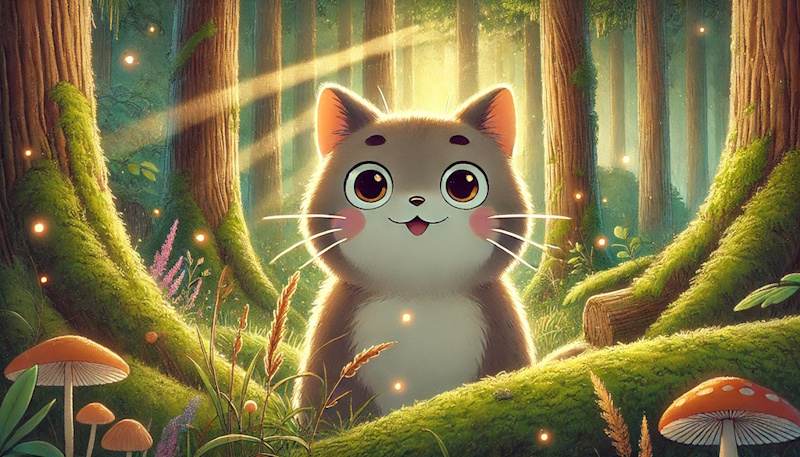
#> input picture cat.jpeg, 800 x 457 px, given in place of the camera
$ jupyter execute ex28_opencv.ipynb   (text cells are left out)
#> lines starting #> are read from the running program, lines starting #| are printed output that depends on the picture
[cell 1]
#로드
import cv2

import numpy as np

[cell 2]
cap = cv2.VideoCapture(0)
while True:
    ret, img = cap.read() # 웹캠화면은 하나씩 로드 ret - 결과 , img - 실제 이미지
#> img is the input picture: shape (457, 800, 3); mean B, G, R 73.6, 117.6, 129
    if not ret: break

    cv2.imshow('webcam', img)
    if cv2.waitKey(10) == ord('q'):break
#> (key q is pressed here)

cap.release() # 메모리 정리
cv2.destroyAllWindows()
cv2.waitKey(1)

[cell 3]
import time
cap = cv2.VideoCapture(0)
cap.set(cv2.CAP_PROP_FRAME_WIDTH, 1280)
cap.set(cv2.CAP_PROP_FRAME_HEIGHT, 720)
prev_time = 0


while True:
    ret, img = cap.read()
    if not ret: break
    curr_time = time.time() # 프레임 출력시간
    #fps 계산
    if prev_time != 0 :
        fps = 1/(curr_time - prev_time)
    else:
        fps = 0
    prev_time = curr_time
    #출력할 텍스트
    fps_text = f'FPS : {int(fps)}'
     # 이미지 위에 표시
    cv2.putText(img,fps_text,(100,100), cv2.FONT_HERSHEY_SIMPLEX, 1,(0,255,0), 2)
    cv2.imshow('webcam', img)

    if cv2.waitKey(10) == ord('q'):break
#> (key q is pressed here)

cap.release() # 메모리 정리
cv2.destroyAllWindows()
cv2.waitKey(1)

[cell 4]
# 동영상 순간 저장 기능
cap = cv2.VideoCapture(0)
cap.set(cv2.CAP_PROP_FRAME_WIDTH, 1280)
cap.set(cv2.CAP_PROP_FRAME_HEIGHT, 720)
prev_time = 0


while True:
    ret, img = cap.read()
    if not ret: break
    curr_time = time.time() # 프레임 출력시간
    #fps 계산
    if prev_time != 0 :
        fps = 1/(curr_time - prev_time)
    else:
        fps = 0
    prev_time = curr_time
    #출력할 텍스트
    fps_text = f'FPS : {int(fps)}'
     # 이미지 위에 표시
    cv2.putText(img,fps_text,(100,100), cv2.FONT_HERSHEY_SIMPLEX, 1,(0,255,0), 2)
    cv2.imshow('webcam', img)

    key = cv2.waitKey(1)
#> (key q is pressed here)
    if key == ord('q'): break
    elif key == ord('s'):
        filename = time.strftime('snapshot_%y%m%d%H%M%s.jpg')#day6 밑에 만들어짐
        cv2.imwrite(filename, img)
        print(f'{filename} 스냅샷 저장')

cap.release() # 메모리 정리
cv2.destroyAllWindows()
cv2.waitKey(1)

[cell 5]
# 해상도 조절 가능
cap = cv2.VideoCapture(0)

if not cap.isOpened():
    raise RuntimeError('웹캠 오픈 실패')
cap.set(cv2.CAP_PROP_FRAME_WIDTH, 1280)
cap.set(cv2.CAP_PROP_FRAME_HEIGHT, 720)
prev_time = 0


real_w = cap.get(cv2.CAP_PROP_FRAME_WIDTH)
real_h = cap.get(cv2.CAP_PROP_FRAME_HEIGHT)

while True:
    ret, img = cap.read()
    if not ret: break
    curr_time = time.time() # 프레임 출력시간
    #fps 계산
    if prev_time != 0 :
        fps = 1/(curr_time - prev_time)
    else:
        fps = 0
    prev_time = curr_time
    #출력할 텍스트
    fps_text = f'FPS : {int(fps)}'
    res_text = f'{int(real_w)} X {int(real_h)}'
     # 이미지 위에 표시
    cv2.putText(img,fps_text,(50,50), cv2.FONT_HERSHEY_SIMPLEX, 1,(0,255,0), 2)
    cv2.putText(img,res_text,(50,100), cv2.FONT_HERSHEY_SIMPLEX, 1,(0,255,0), 2)
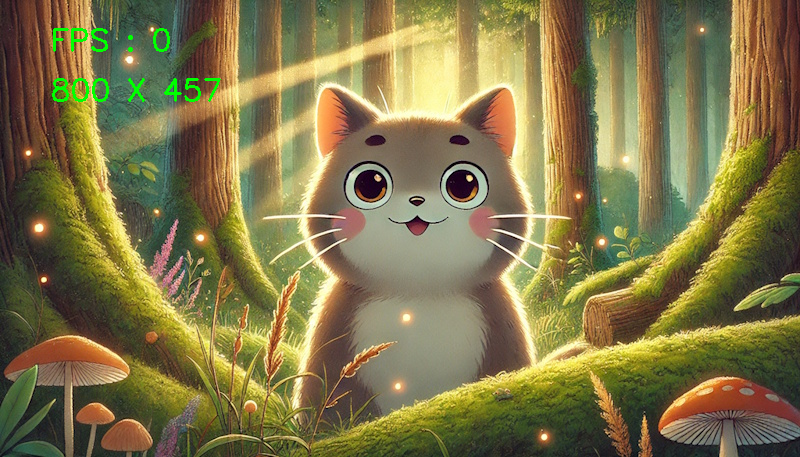
#> img: shape (457, 800, 3); mean B, G, R 73.3, 118.3, 128.4
    cv2.imshow('webcam', img)

    key = cv2.waitKey(1)
#> (key q is pressed here)
    if key == ord('q'): break
    elif key == ord('s'):
        filename = time.strftime('snapshot_%y%m%d%H%M%s.jpg')#day6 밑에 만들어짐
        cv2.imwrite(filename, img)
        print(f'{filename} 스냅샷 저장')

cap.release() # 메모리 정리
cv2.destroyAllWindows()
cv2.waitKey(1)

[cell 6]
# 토글 기능 추가
cap = cv2.VideoCapture(0)

if not cap.isOpened():
    raise RuntimeError('웹캠 오픈 실패')
cap.set(cv2.CAP_PROP_FRAME_WIDTH, 1280)
cap.set(cv2.CAP_PROP_FRAME_HEIGHT, 720)
prev_time = 0

show_info = False # 정보표시 여부
real_w = cap.get(cv2.CAP_PROP_FRAME_WIDTH)
real_h = cap.get(cv2.CAP_PROP_FRAME_HEIGHT)

while True:
    ret, img = cap.read()
    if not ret: break
    curr_time = time.time()

    if prev_time != 0 :
        fps = 1/(curr_time - prev_time)
    else:
        fps = 0
    prev_time = curr_time

    fps_text = f'FPS : {int(fps)}'
    res_text = f'{int(real_w)} X {int(real_h)}'
    if show_info :
        cv2.putText(img,fps_text,(50,50), cv2.FONT_HERSHEY_SIMPLEX, 1,(0,255,0), 2)
        cv2.putText(img,res_text,(50,100), cv2.FONT_HERSHEY_SIMPLEX, 1,(0,255,0), 2)
        cv2.imshow('webcam', img)
    else:
        cv2.imshow('webcam', img)


    key = cv2.waitKey(1)
#> (key q is pressed here)
    if key == ord('q'): break
    elif key == ord('s'):
        filename = time.strftime('snapshot_%y%m%d%H%M%s.jpg')#day6 밑에 만들어짐
        cv2.imwrite(filename, img)
        print(f'{filename} 스냅샷 저장')
    elif key == 9:# 탭 아스키 코드번호
        show_info = not show_info

        print('탭')

cap.release()
cv2.destroyAllWindows()
cv2.waitKey(1)

[cell 7]
import cv2
import time  # 추가: time 모듈 임포트

# haar cascade 파일로드
# 현재 설치된 OpenCV의 공식 데이터를 가져옵니다.
face_cascade = cv2.CascadeClassifier('haarcascade_frontalface_alt.xml')
smile_cascade = cv2.CascadeClassifier('haarcascade_smile.xml')

# 로드 확인
cap = cv2.VideoCapture(0)
if not cap.isOpened():
    raise RuntimeError('웹캠 오픈 실패')

cap.set(cv2.CAP_PROP_FRAME_WIDTH, 1280)
cap.set(cv2.CAP_PROP_FRAME_HEIGHT, 720)

prev_time = 0
show_info = False

# 실제 해상도 읽기
real_w = cap.get(cv2.CAP_PROP_FRAME_WIDTH)
real_h = cap.get(cv2.CAP_PROP_FRAME_HEIGHT)

while True:
    ret, img = cap.read()
    if not ret: break
    curr_time = time.time()

    if prev_time != 0 :
        fps = 1/(curr_time - prev_time)
    else:
        fps = 0
    prev_time = curr_time

    gray = cv2.cvtColor(img, cv2.COLOR_BGR2GRAY)
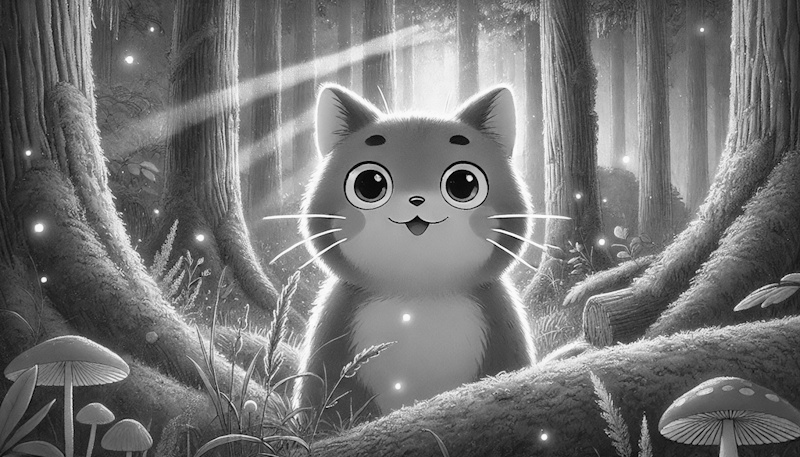
#> gray: shape (457, 800); min 0, max 254, mean 116

    fps_text = f'FPS : {int(fps)}'
    res_text = f'{int(real_w)} X {int(real_h)}'
    if show_info :
        cv2.putText(img,fps_text,(50,50), cv2.FONT_HERSHEY_SIMPLEX, 1,(0,255,0), 2)
        cv2.putText(img,res_text,(50,100), cv2.FONT_HERSHEY_SIMPLEX, 1,(0,255,0), 2)

    face_list = face_cascade.detectMultiScale(gray, scaleFactor=1.1, minNeighbors=7, minSize=(150, 150))
#> face_list = ()
    # 검출된 물체를 표시
    # scaleFactor = 이미지를 몇 배씩 줄여가면 탐색할지 지정하는 값
    # 얼굴은 1.1~1.3 사이에서 검출하면 적당함, 미소는 1.5~1.8이 적당
    # minNeughbors : 후보영역을 진짜 객체로 인정하려면 주변에서 몇 번이나 겹쳐 검출해야 하는지 횟수를 지정
    for(x,y,w,h) in face_list:
        cv2.rectangle(img,(x,y),(x+w, y+h),(0,255,0), 2)
        face_roi_gray = gray[y:y+h, x:x+w]
        face_roi_color = img[y:y+h, x:x+w]
        smiles = smile_cascade.detectMultiScale(face_roi_gray, scaleFactor=1.8, minNeighbors=30)
        for (sx, sy, sw, sh) in smiles:
            # 웃음 사각형 표시 (노란색)
            cv2.rectangle(face_roi_color, (sx, sy), (sx+sw, sy+sh), (0, 255, 255), 2)
#> this loop made 0 passes

    cv2.imshow('webcam', img)


    key = cv2.waitKey(1)
#> (key q is pressed here)
    if key == ord('q'): break
    elif key == ord('s'):
        filename = time.strftime('snapshot_%y%m%d%H%M%s.jpg')#day6 밑에 만들어짐
        cv2.imwrite(filename, img)
        print(f'{filename} 스냅샷 저장')
    elif key == 9:# 탭 아스키 코드번호
        show_info = not show_info
        print('탭')

cap.release()
cv2.destroyAllWindows()
cv2.waitKey(1)
#> Out = 113

[cell 8]
import cv2
import time


face_cascade = cv2.CascadeClassifier('haarcascade_frontalface_alt.xml')
smile_cascade = cv2.CascadeClassifier('haarcascade_smile.xml')


cap = cv2.VideoCapture(0)
if not cap.isOpened():
    raise RuntimeError('웹캠 오픈 실패')

cap.set(cv2.CAP_PROP_FRAME_WIDTH, 1280)
cap.set(cv2.CAP_PROP_FRAME_HEIGHT, 720)

prev_time = 0
show_info = False

# 실제 해상도 읽기
real_w = cap.get(cv2.CAP_PROP_FRAME_WIDTH)
#> real_w = 800
real_h = cap.get(cv2.CAP_PROP_FRAME_HEIGHT)
#> real_h = 457

while True:
    ret, img = cap.read()
    if not ret: break
    curr_time = time.time()

    if prev_time != 0 :
        fps = 1/(curr_time - prev_time)
    else:
        fps = 0
    prev_time = curr_time

    gray = cv2.cvtColor(img, cv2.COLOR_BGR2GRAY)

    fps_text = f'FPS : {int(fps)}'
    res_text = f'{int(real_w)} X {int(real_h)}'
#> res_text = '800 X 457'
    if show_info :
        cv2.putText(img,fps_text,(50,50), cv2.FONT_HERSHEY_SIMPLEX, 1,(0,255,0), 2)
        cv2.putText(img,res_text,(50,100), cv2.FONT_HERSHEY_SIMPLEX, 1,(0,255,0), 2)

    face_list = face_cascade.detectMultiScale(gray, scaleFactor=1.1, minNeighbors=5, minSize=(150, 150))
    for(x,y,w,h) in face_list:
        #cv2.rectangle(img,(x,y),(x+w, y+h),(0,255,0), 2)
        face_roi_gray = img[y:y+h, x:x+w]
        small = cv2.resize(face_roi_gray,(w//5, h//15), interpolation=cv2.INTER_LINEAR)
        mosaic = cv2.resize(small, (w,h), interpolation=cv2.INTER_NEAREST)

        img[y:y+h, x:x+w] = mosaic

    cv2.imshow('webcam', img)


    key = cv2.waitKey(1)
#> (key q is pressed here)
    if key == ord('q'): break
    elif key == ord('s'):
        filename = time.strftime('snapshot_%y%m%d%H%M%s.jpg')#day6 밑에 만들어짐
        cv2.imwrite(filename, img)
        print(f'{filename} 스냅샷 저장')
    elif key == 9:# 탭 아스키 코드번호
        show_info = not show_info
        print('탭')

cap.release()
cv2.destroyAllWindows()
cv2.waitKey(1)
#> Out = 113

[cell 9]
# qr코드 검출기
import cv2
import webbrowser # 웹 브라우저용 모듈

qr_detector = cv2.QRCodeDetector()

# 웹캠
cap = cv2.VideoCapture(0)
cap.set(cv2.CAP_PROP_FRAME_WIDTH, 1280)
cap.set(cv2.CAP_PROP_FRAME_HEIGHT, 720)

is_opened = False #이미 열었는지 여부
last_data = "" # 최종 데이터

while True:
    ret, img = cap.read()
    if not ret:
        break

    gray = cv2.cvtColor(img, cv2.COLOR_BGR2GRAY)

    data, points, _ = qr_detector.detectAndDecode(gray)
#> data = ''

    if points is not None and data:
        points = points.astype(int)

        for i in range(len(points[0])):
            pt1 = tuple(points[0][i])
            pt2 = tuple(points[0][(i+1)%len(points[0])])
            cv2.line(img,pt1, pt2, (0,255,0), 2)


    cv2.putText(img,data,(50,50), cv2.FONT_HERSHEY_SIMPLEX, 1,(0,255,0), 2)
    cv2.imshow('fdf',img)


    if (data.startswith('http://') or data.startswith('https://')) and (is_opened and last_data != data) == False:
        webbrowser.open(data)
        is_opened = True
        last_data = data
    else:
        last_data = ""
        is_opened = False


    key = cv2.waitKey(1)
#> (key q is pressed here)
    if key == ord('q'):
        break
cap.release()
cv2.destroyAllWindows()
cv2.waitKey(1)
#> Out = 113

[cell 10]
# 10프레임마다 한 번 씩 검사하기
import cv2
import webbrowser # 웹 브라우저용 모듈

qr_detector = cv2.QRCodeDetector()
frame_count = 0
# 웹캠
cap = cv2.VideoCapture(0)
cap.set(cv2.CAP_PROP_FRAME_WIDTH, 1280)
cap.set(cv2.CAP_PROP_FRAME_HEIGHT, 720)

is_opened = False
last_data = ""

frame_count = 0
while True:
    ret, img = cap.read()
    if not ret:
        break

    gray = cv2.cvtColor(img, cv2.COLOR_BGR2GRAY)

    data, points, _ = qr_detector.detectAndDecode(gray)

    if points is not None and data:
        points = points.astype(int)

        for i in range(len(points[0])):
            pt1 = tuple(points[0][i])
            pt2 = tuple(points[0][(i+1)%len(points[0])])
            cv2.line(img,pt1, pt2, (0,255,0), 2)


    cv2.putText(img,data,(50,50), cv2.FONT_HERSHEY_SIMPLEX, 1,(0,255,0), 2)
    cv2.imshow('fdf',img)


    if(data.startswith('http://') or data.startswith('https://')) and not(is_opened) and last_data!=data:
        webbrowser.open(data)
        is_opened = True
        last_data = data
    else:
        is_opened = False
        frame_count+=1
        if(frame_count>150): #150 프레임마다 한 번씩 인식함 약 5초
            last_data = " "# 150 프레임마다 라스트 데이터 초기화 사용
            frame_count =0
                # 정확한 시간을 설정하는 방법을 사용하면 더 좋을 것 같음
                # 이 방법은 작동은 잘하지만 재측정 시기가 불확실함


    key = cv2.waitKey(1)
#> (key q is pressed here)
    if key == ord('q'):
        break
cap.release()
cv2.destroyAllWindows()
cv2.waitKey(1)
#> Out = 113
